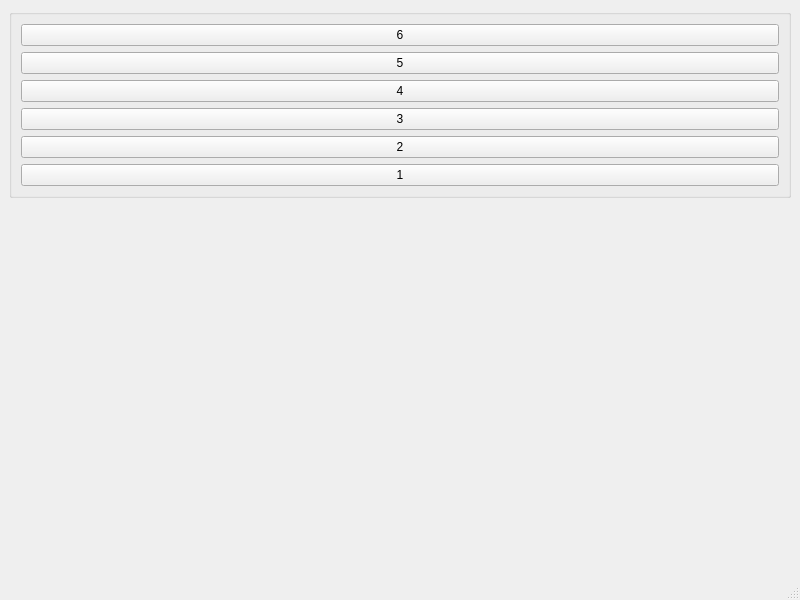
<?xml version="1.0" encoding="UTF-8"?>
<ui version="4.0">
 <class>MainWindow</class>
 <widget class="QMainWindow" name="MainWindow">
  <property name="geometry">
   <rect>
    <x>0</x>
    <y>0</y>
    <width>800</width>
    <height>600</height>
   </rect>
  </property>
  <property name="windowTitle">
   <string>MainWindow</string>
  </property>
  <widget class="QWidget" name="centralwidget">
   <layout class="QVBoxLayout" name="verticalLayout">
    <item>
     <widget class="QGroupBox" name="groupBox">
      <property name="title">
       <string/>
      </property>
      <layout class="QVBoxLayout" name="verticalLayout_2">
       <item>
        <widget class="QPushButton" name="pushButton_11">
         <property name="text">
          <string>6</string>
         </property>
        </widget>
       </item>
       <item>
        <widget class="QPushButton" name="pushButton_5">
         <property name="text">
          <string>5</string>
         </property>
        </widget>
       </item>
       <item>
        <widget class="QPushButton" name="pushButton_4">
         <property name="text">
          <string>4</string>
         </property>
        </widget>
       </item>
       <item>
        <widget class="QPushButton" name="pushButton_3">
         <property name="text">
          <string>3</string>
         </property>
        </widget>
       </item>
       <item>
        <widget class="QPushButton" name="pushButton_2">
         <property name="text">
          <string>2</string>
         </property>
        </widget>
       </item>
       <item>
        <widget class="QPushButton" name="pushButton">
         <property name="text">
          <string>1</string>
         </property>
        </widget>
       </item>
      </layout>
     </widget>
    </item>
    <item>
     <spacer name="verticalSpacer">
      <property name="orientation">
       <enum>Qt::Vertical</enum>
      </property>
      <property name="sizeHint" stdset="0">
       <size>
        <width>20</width>
        <height>206</height>
       </size>
      </property>
     </spacer>
    </item>
   </layout>
  </widget>
  <widget class="QMenuBar" name="menubar">
   <property name="geometry">
    <rect>
     <x>0</x>
     <y>0</y>
     <width>800</width>
     <height>33</height>
    </rect>
   </property>
  </widget>
  <widget class="QStatusBar" name="statusbar"/>
 </widget>
 <resources/>
 <connections/>
</ui>
